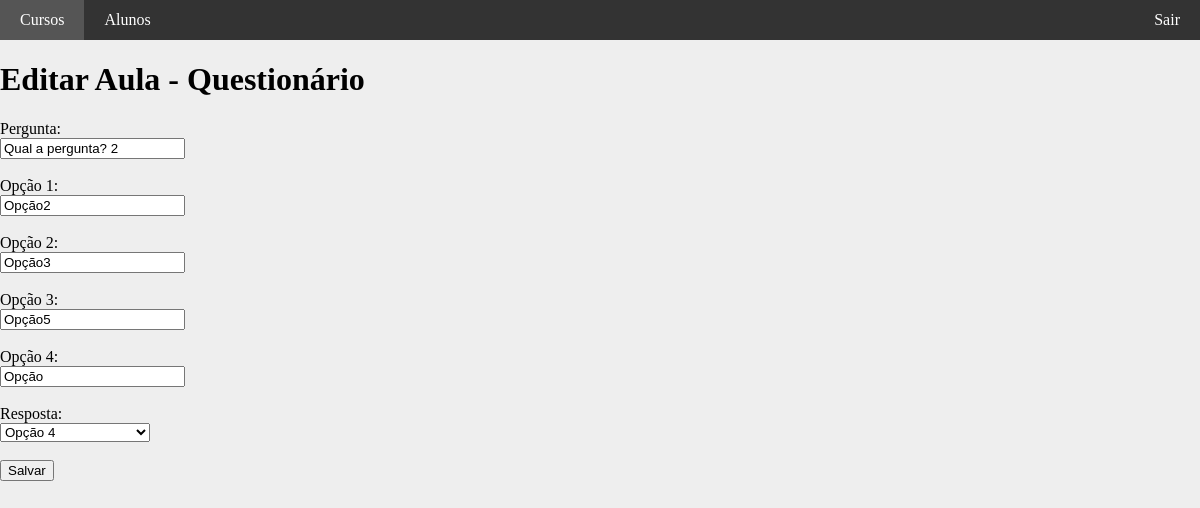
Page /painel/home/edit_aula/4 (signed in) on the committed database.
### tables this page shows
CREATE TABLE `questionarios` (
  `id` int(11) unsigned NOT NULL AUTO_INCREMENT,
  `id_aula` int(11) NOT NULL,
  `pergunta` varchar(100) NOT NULL DEFAULT '',
  `opcao1` varchar(100) DEFAULT NULL,
  `opcao2` varchar(100) DEFAULT NULL,
  `opcao3` varchar(100) DEFAULT NULL,
  `opcao4` varchar(100) DEFAULT NULL,
  `resposta` tinyint(1) NOT NULL,
  PRIMARY KEY (`id`)
);

### painel/core/Controller.php (called while the page is built, shortened)
<?php
class controller {
	public function loadTemplate($viewName, $viewData = array()) {
		include 'views/template.php';
	}
	public function loadViewInTemplate($viewName, $viewData) {
		extract($viewData);
		include 'views/'.$viewName.'.php';
	}
}

### painel/controllers/homeController.php (called while the page is built, shortened)
<?php
class homeController extends controller {
	public function edit_aula($id) {
		$dados = array();
		$view = 'curso_edit_aula_video';
		$aulas = new Aulas();
		$dados['aula'] = $aulas->getAula($id);
		if($dados['aula']['tipo'] == 'video') {
			$view = 'curso_edit_aula_video';
		} else {
			$view = 'curso_edit_aula_poll';
		}
		$this->loadTemplate($view, $dados);
	}
}

### painel/core/Core.php (called while the page is built, shortened)
<?php
class Core {
	public function run() {
		$url = explode("index.php", $_SERVER["PHP_SELF"]);
		$url = end($url);
		$params = array();
		if(!empty($url)) {
			$url = explode('/', $url);
			array_shift($url);
			array_shift($url);
			if(isset($url[0])) {
				$currentAction = $url[0];
				array_shift($url);
			} else {
				$currentAction = 'index';
			}
			if(count($url) > 0) {
				$params = $url;
			}
		} else {
			$currentController = 'homeController';
			$currentAction = 'index';
		}
		$c = new $currentController();
		call_user_func_array(array($c, $currentAction), $params);
	}
}

### painel/index.php (called while the page is built, shortened)
<?php
require 'config.php';
$core = new Core();
$core->run();
?>

### painel/core/Model.php (called while the page is built, shortened)
<?php
class model {
	public function __construct() {
		global $config;
		$this->db = new PDO("mysql:dbname=".$config['dbname'].";host=".$config['host'], $config['dbuser'], $config['dbpass']);
	}
}
?>

### painel/config.php (called while the page is built, shortened)
<?php
$config = array();
if(ENVIRONMENT == 'development') {
	$config['dbname'] = 'ead';
	$config['host'] = 'localhost';
	$config['dbuser'] = 'root';
	$config['dbpass'] = '';
} else {
	$config['dbname'] = 'ead';
	$config['host'] = 'localhost';
	$config['dbuser'] = 'root';
	$config['dbpass'] = '';
}
?>

### painel/models/aulas.php (called while the page is built, shortened)
<?php
class Aulas extends model {
	public function getAula($id_aula) {
		$array = array();
		$sql = "
		SELECT
			tipo
		FROM
			aulas
		WHERE
			id = '$id_aula'";
		$sql = $this->db->query($sql);
		if($sql->rowCount() > 0) {
			$row = $sql->fetch();
			if($row['tipo'] == 'video') {
				$sql = "SELECT * FROM videos WHERE id_aula = '$id_aula'";
				$sql = $this->db->query($sql);
				$array = $sql->fetch();
				$array['tipo'] = 'video';
			}
			elseif($row['tipo'] == 'poll') {
				$sql = "SELECT * FROM questionarios WHERE id_aula = '$id_aula'";
				$sql = $this->db->query($sql);
				$array = $sql->fetch();
				$array['tipo'] = 'poll';
			}
		}
		return $array;
	}
}

### painel/views/curso_edit_aula_poll.php (the view, shortened to what this page needs)
<h1>Editar Aula - Questionário</h1>
<form method="POST">
	Pergunta:<br/>
	<input type="text" name="pergunta" value="<?php echo $aula['pergunta']; ?>" /><br/><br/>
	Opção 1:<br/>
	<input type="text" name="opcao1" value="<?php echo $aula['opcao1']; ?>" /><br/><br/>
	Opção 2:<br/>
	<input type="text" name="opcao2" value="<?php echo $aula['opcao2']; ?>" /><br/><br/>
	Opção 3:<br/>
	<input type="text" name="opcao3" value="<?php echo $aula['opcao3']; ?>" /><br/><br/>
	Opção 4:<br/>
	<input type="text" name="opcao4" value="<?php echo $aula['opcao4']; ?>" /><br/><br/>
	Resposta:<br/>
	<select name="resposta">
		<option value="4" <?php echo ($aula['resposta']=='4')?'selected="selected"':''; ?>>Opção 4</option>
	</select><br/><br/>
	<input type="submit" value="Salvar" />
</form>

### painel/assets/css/template.css (style rules this page uses)
body { margin:0; background-color:#EEE; }
select { min-width:150px; }

### rows in the picture
questionarios: pergunta "Qual a pergunta? 2", opcao1 "Opção2", opcao2 "Opção3", opcao3 "Opção5", opcao4 "Opção", resposta "Opção 4"
